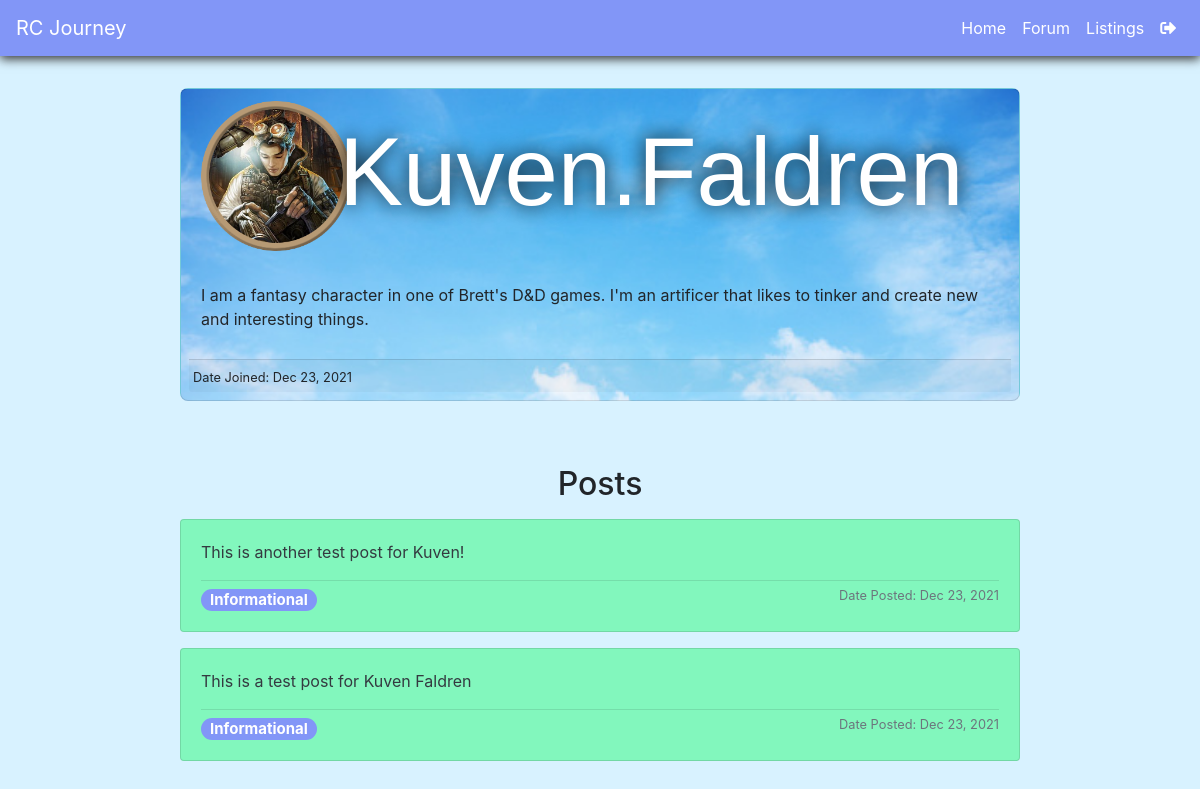
Before: /profile/8/ (signed in) with the older database file.
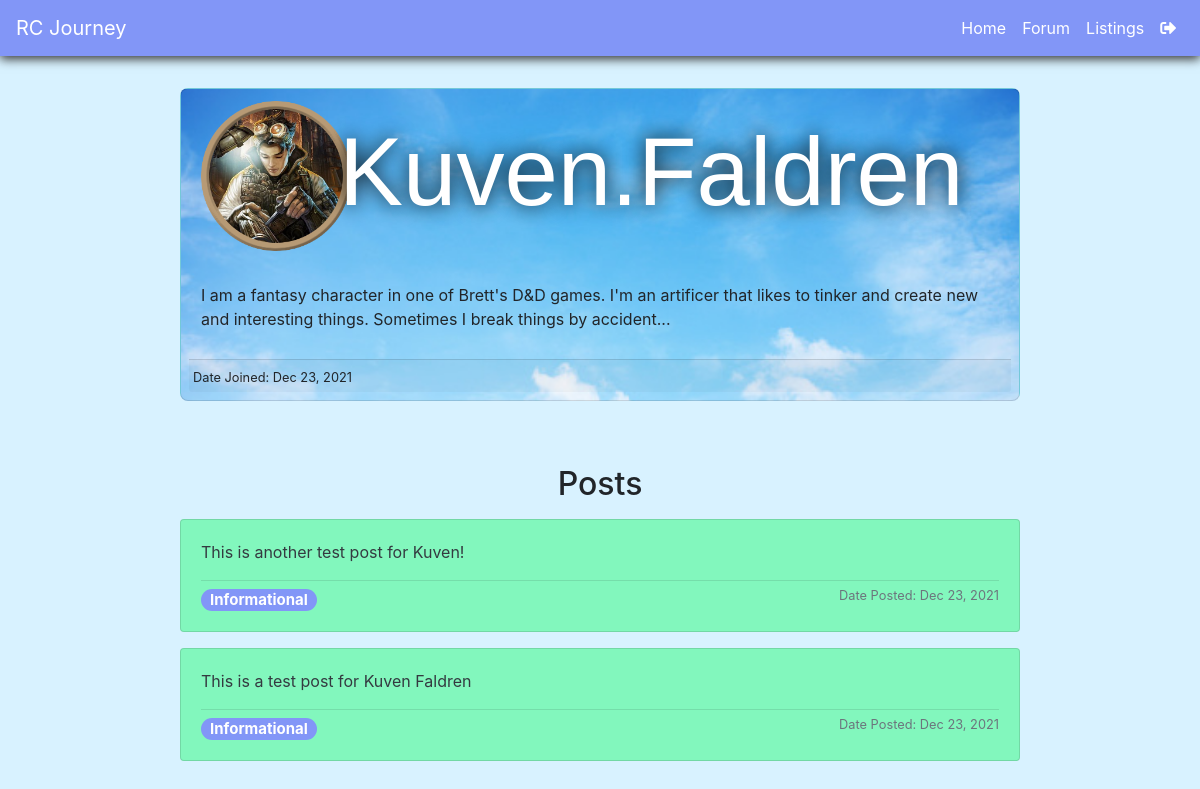
After: the same page with the newer database file.
### rcapp/models.py (models this page shows)
class Profile(models.Model):
    user = models.OneToOneField(User, on_delete=models.CASCADE)
    profile_image = models.ImageField(
        default='profile1.png', null=True, blank=True)
    bio = models.TextField(null=True, blank=True)

### rcapp/views.py (the view)
# urls.py: path('profile/<str:pk>/', views.profile, name='profile'),
@login_required(login_url='landing')
def profile(request, pk):
    profile = Profile.objects.get(id=pk)
    posts = Post.objects.all().order_by(
        '-date_created').filter(user_id_id=profile.id)
    paginate_posts = Paginator(posts, 5)
    page = request.GET.get('page', 1)
    posts_page_obj = paginate_posts.get_page(page)
    context = {
      "profile": profile,
      "posts": posts_page_obj,
      "current_user": request.user.profile.id,
      "user_id": request.user.id
    }
    return render(request, 'profile.html', context)

### rcapp/templates/profile.html (shortened to what this page needs)
<!DOCTYPE html>
{% load static %}
<html lang="en">
<head>
  <link rel="stylesheet"
    href="https://stackpath.bootstrapcdn.com/bootstrap/4.1.3/css/bootstrap.min.css"
 />
  <link rel="stylesheet"
    href="https://use.fontawesome.com/releases/v5.6.1/css/all.css"
 />
  <link rel="stylesheet" href="{% static 'css/profile.css' %}" />
</head>
<body>
  {% load rcapp_extras %}
  <nav class="navbar navbar-expand-lg navbar-dark sticky-top">
    <a class="navbar-brand" href="/">RC Journey</a>
    <ul class="navbar-nav ml-auto">
      <li class="nav-item">
        <a class="nav-link" href="{% url 'dashboard' %}">Home</a>
      </li>
      <li class="nav-item">
        <a class="nav-link" href="{% url 'forum' %}">Forum</a>
      </li>
      <li class="nav-item">
        <a class="nav-link" href="{% url 'listings' %}">Listings</a>
      </li>
      <li class="nav-item">
        <a class="nav-link" href="{% url 'logout' %}"><i class="fas fa-sign-out-alt"></i></a>
      </li>
    </ul>
  </nav>
  <div class="container-fluid">
    <div class="card mx-auto" id="profile-card">
      <div class="card-header row border-0">
        <div class="col-2">
          <img src="{{ profile.profile_image.url }}" alt="{{profile.user.username}}" class="card-img rounded" />
        </div>
        <div class="col-10 my-auto">
          <h1 class="display-1">{{ profile.user.username }}</h1>
        </div>
      </div>
      <div class="card-body">
        <p class="card-text">{{ profile.bio }}</p>
      </div>
      <div class="card-footer p-1 m-2">
        <small class="text-sm">
          Date Joined: {{ profile.user.date_joined|date:"M d, Y"}}
        </small>
      </div>
    </div>
  </div>
  <div class="container-fluid">
      <h2 class="text-center">Posts</h2>
      {% for post in posts %}
      <div class="card my-3 all-posts-card mx-auto">
        <div class="row no-gutters">
          <div class="col">
            <div class="card-body">
              <p class="text-dark">{{ post.post }}</p>
              <hr/>
              {% for tag in post.tags.all %}
              <h5 class="mr-2 d-inline">
                <span class="badge badge-pill badge-purple">{{ tag.name }}</span>
              </h5>
              {% endfor %}
              <small class="text-muted float-right mb-1">
                Date Posted: {{ post.date_created|date:"M d, Y" }}
              </small>
            </div>
          </div>
        </div>
      </div>
      {% endfor %}
      <br />
    </div>
</body>
</html>

Changed rows visible on the page:
changed Profile "Kuven.Faldren": bio "I am a fantasy character in one of Brett's D&D games. I'm an artificer that likes to tinker and create new and interesting things." → "…new and interesting things. Sometimes I break things by accident..."
